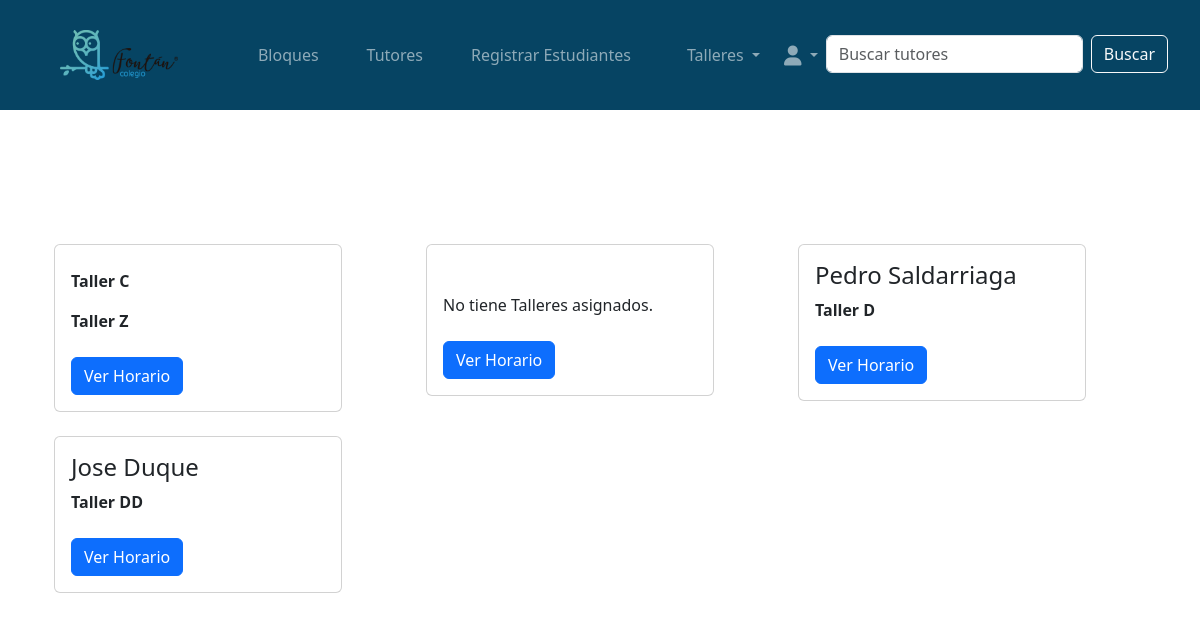
Before: /tutors/show/ (signed in) with the older database file.
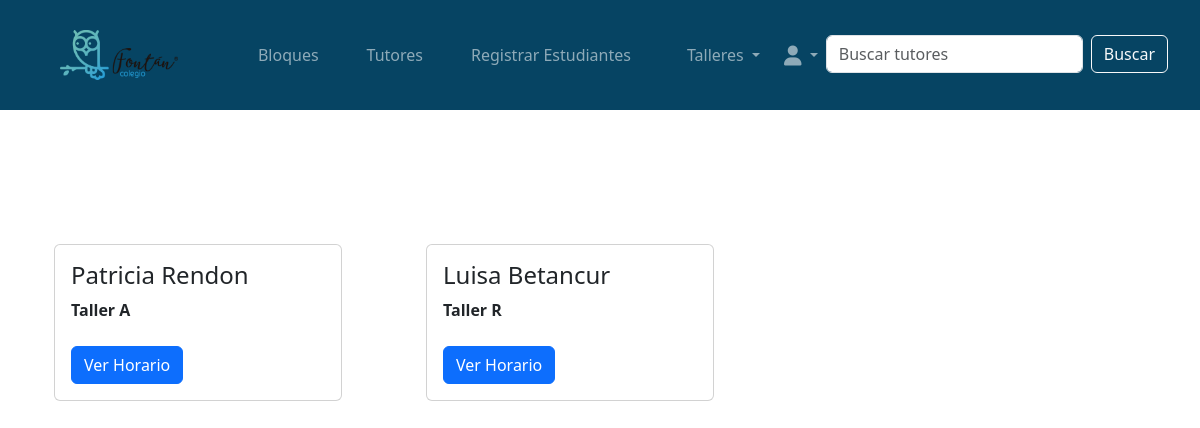
After: the same page with the newer database file.
### workshops/models.py (models this page shows, shortened)
class Workshop(models.Model):
    WORKSHOP_TYPES = [
        ('primary', 'Primaria'),
        ('high_school', 'Bachillerato'),
        ('collective', 'Colectivo'),
    ]
    workshop_id = models.AutoField(primary_key=True)
    name = models.CharField(max_length=100, unique=True)
    tutor = models.ForeignKey(
        'tutors.Tutor',
        on_delete=models.SET_NULL,
        null=True,
        blank=True,
        related_name='workshops'  # Esta línea permite acceder a los talleres desde el tutor
    )
    max_capacity = models.IntegerField(default=25)
    type = models.CharField(
        max_length=20,
        choices=WORKSHOP_TYPES,
        default='primary'
    )

### tutors/models.py (models this page shows, shortened)
class Tutor(models.Model):
    tutor_id = models.AutoField(primary_key=True)
    user = models.OneToOneField(
        User,
        on_delete=models.CASCADE,
        related_name="tutor_profile"
    )
    student = models.ForeignKey(
        Student,
        on_delete=models.SET_NULL,
        null=True,
        blank=True
    )

### tutors/views.py (the view)
# urls.py: path('show/', views.show_tutors, name='tutors.show_tutors'),
def show_tutors(request):
    workshops = Workshop.objects.all()
    query = request.GET.get('query', '')
    if query:
        tutors = Tutor.objects.filter(
            Q(user__username__icontains=query) |
            Q(user__first_name__icontains=query) |
            Q(user__last_name__icontains=query)
        )
    else:
        tutors = Tutor.objects.all()
    return render(request, 'tutors/show_tutors.html', {
        'workshops': workshops,
        'tutors': tutors,
        'query': query,
        'search_type': 'tutors'
    })

### tutors/templates/tutors/show_tutors.html
{% extends 'base.html' %}
{% load static %}
{% block content %}
<div class="container">
  <div class="row row-cols-1 row-cols-md-3 g-4">
    {% if query %}
      {% if tutors %}
        {% for tutor in tutors %}
        <div class="col">
          <div class="card" style="width: 18rem;">
            <div class="card-body">
              <h4 class="card-title">{{ tutor.user.first_name }} {{tutor.user.last_name }}</h5>
                <h5 class="card-text"><strong>{{ tutor.user.email}}</strong></h5>
                {% if tutor.workshops.count > 0 %}
                  {% for workshop in tutor.workshops.all %}
                    <p class="card-text"><strong>{{ workshop.name}}</strong>
                  {% endfor %}
                {% else %}
                  <br>No tiene Talleres asignados.
                {% endif %}
              <br>
              <br>
              <a href="{% url 'tutor_schedule' tutor_id=tutor.tutor_id %}" class="btn btn-primary">Ver Horario</a>
            </div>
          </div>
        </div>
        {% endfor %}
      {% else %}
        <div class="col">
          <h2>No se encontraron resultados para "{{ query }}"</h2>
        </div>
      {% endif %}
    {% else %}
      {% for tutor in tutors %}
      <div class="col">
        <div class="card" style="width: 18rem;">
          <div class="card-body">
            <h4 class="card-title">{{ tutor.user.first_name }} {{tutor.user.last_name }}</h5>
              {% if tutor.workshops.count > 0 %}
                {% for workshop in tutor.workshops.all %}
                  <p class="card-text"><strong>{{ workshop.name}}</strong>
                {% endfor %}
              {% else %}
                <br>No tiene Talleres asignados.
              {% endif %}
            <br>
            <br>
            <a href="{% url 'tutor_schedule' tutor_id=tutor.tutor_id %}" class="btn btn-primary">Ver Horario</a>
          </div>
        </div>
      </div>
      {% endfor %}
    {% endif %}
  </div>
</div>
{% endblock %}

Changed rows visible on the page:
no longer on this page (row edited): Workshop: name "Taller C"
no longer on this page (row edited): Workshop: name "Taller Z"
removed Tutor: shows "No tiene Talleres asignados."
removed Tutor: user.first_name "Pedro", user.last_name "Saldarriaga"
no longer on this page (row edited): Workshop: name "Taller D", shown under "Pedro"
removed Tutor: user.first_name "Jose", user.last_name "Duque"
no longer on this page (row edited): Workshop: name "Taller DD", shown under "Jose"
added Tutor: user.first_name "Patricia", user.last_name "Rendon"
now on this page (row edited): Workshop: name "Taller A", shown under "Patricia"
added Tutor: user.first_name "Luisa", user.last_name "Betancur"
now on this page (row edited): Workshop: name "Taller R", shown under "Luisa"
